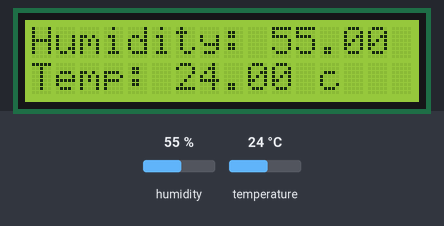
Bench run of a sketch on a simulated Arduino Uno, built with avr-gcc and run on an emulated ATmega328P. Shown: 16×2 character LCD. The test bench sets the inputs (shaded band); at power-on: humidity 55 %, temperature 24 °C. What the sketch prints to the serial monitor is not drawn.

Above: at 4.7 s.
4.8 s: humidity set to 22 %
At 8.3 s:
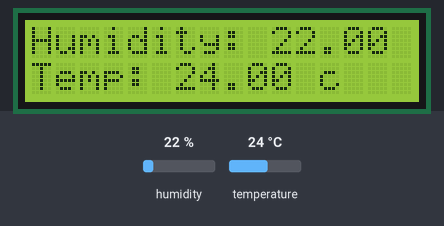
8.7 s: temperature set to 12 °C
At 10.9 s:
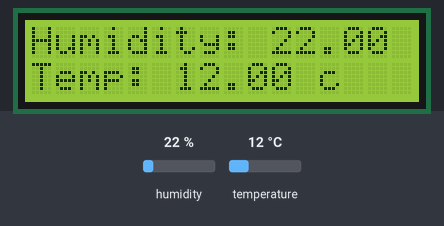
11.8 s: humidity set to 40 %
At 14.5 s:
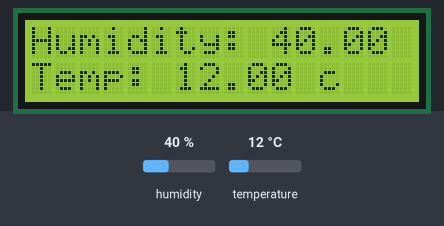
14.8 s: temperature set to 19 °C
At 17.4 s:
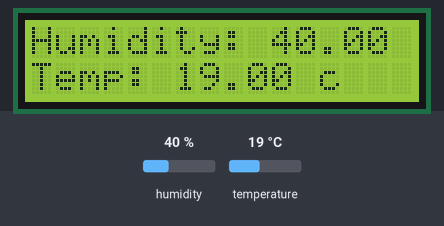
Timing chart, 0 to 18.9 s (numbered marks = the images above; inputs shaded):
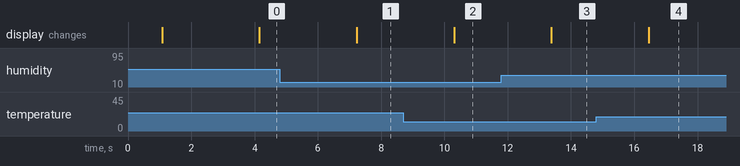

Measured:
- after the input at 4.8 s, the display: changes after 2.4 s (image 1)
- after the input at 8.7 s, the display: changes after 1.6 s (image 2)
- after the input at 11.8 s, the display: changes after 1.6 s (image 3)
- after the input at 14.8 s, the display: changes after 1.7 s (image 4)

The sketch:

Temprature_sensor_sketch_jul23b.ino
```cpp
#include <LiquidCrystal_I2C.h>
#include <DHT11.h>
#define DHTPIN 8

DHT11 dht(DHTPIN);
LiquidCrystal_I2C lcd(0x27,16,2);


void setup() {
  // put your setup code here, to run once:
  Serial.begin(9600);
  lcd.init();
  lcd.backlight();
  lcd.setCursor(0,0);
  lcd.print("DHT11 Sensor");
  delay(1000);
  lcd.clear();
}

void loop() {
  // put your main code here, to run repeatedly:
  delay(2000);
  float h = dht.readHumidity();
  float t = dht.readTemperature();
  // dht.readTemperatureHumidity(int &temperature, int &humidity)
  if(isnan(h) || isnan(t)){
    Serial.println("failed to Read from DHT11 Sensor!");
    lcd.setCursor(0,0);
    lcd.print("Sensor Error!");
    return;
  }
  lcd.setCursor(0,0);
  lcd.print("Humidity: ");
  lcd.print(h);
  lcd.setCursor(0,1);
  lcd.print("Temp: ");
  lcd.print(t);
  lcd.print(" c");
  Serial.print("Humidity: ");
  Serial.print(h);
  Serial.print(" \t");
  Serial.print("Temp: ");
  Serial.print(t);
  Serial.println(" *c");
}
```
